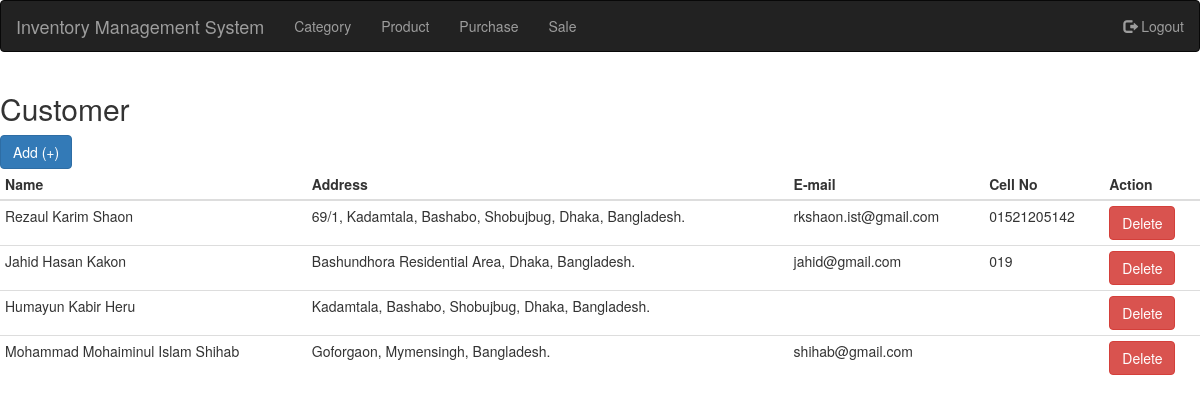
Before: /user/customer (signed in) with the older database file.
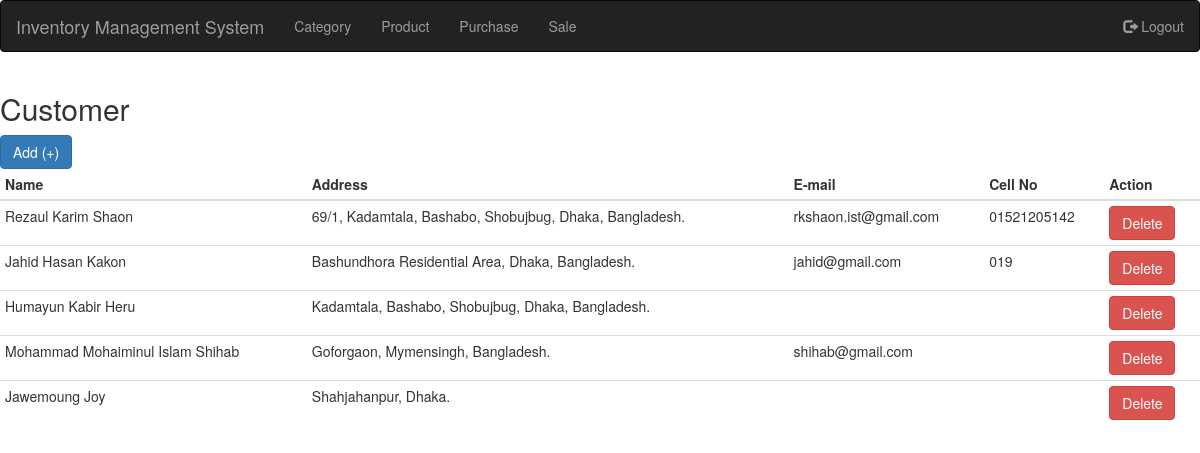
After: the same page with the newer database file.
### ims_user/models.py (models this page shows, shortened)
class Customer(models.Model):
    name = models.CharField(max_length=200, blank=False, null=False)
    address = models.TextField(blank=True, null=True)
    email = models.EmailField(blank=True, null=True)
    cell = models.CharField(max_length=500, null=True, blank=True)
    is_deleted = models.BooleanField(default=False)
    added_date_time = models.DateTimeField(auto_now_add=True)

### ims_user/views.py (the view)
# urls.py: path('customer', views.customer_list, name='customer_list'),
@login_required(login_url='login')
def customer_list(request):
    customers = Customer.objects.all()
    context = {
        'customers': customers,
    }
    return render(request, 'customer_list.html', context)

### templates/customer_list.html
{% load static %}
{% include 'base.html' %}
{% block body %}
<h2>Customer</h2>
<a class="btn btn-primary" href="{% url 'customer_add' %}">Add (+)</a>
<table class="table table-condensed">
    <thead>
        <tr>
            <th>Name</th>
            <th>Address</th>
            <th>E-mail</th>
            <th>Cell No</th>
            <th>Action</th>
        </tr>
    </thead>
    <tbody>
        {% for customer in customers %}
        <tr>
            <td>{{ customer.name }}</td>
            <td>{{ customer.address }}</td>
            <td>{{ customer.email }}</td>
            <td>{{ customer.cell }}</td>
            <td><button type="button" class="btn btn-danger">Delete</button></td>
        </tr>
        {% endfor %}
    </tbody>
</table>
{% endblock %}

Changed rows visible on the page:
added Customer: name "Jawemoung Joy", address "Shahjahanpur, Dhaka."
